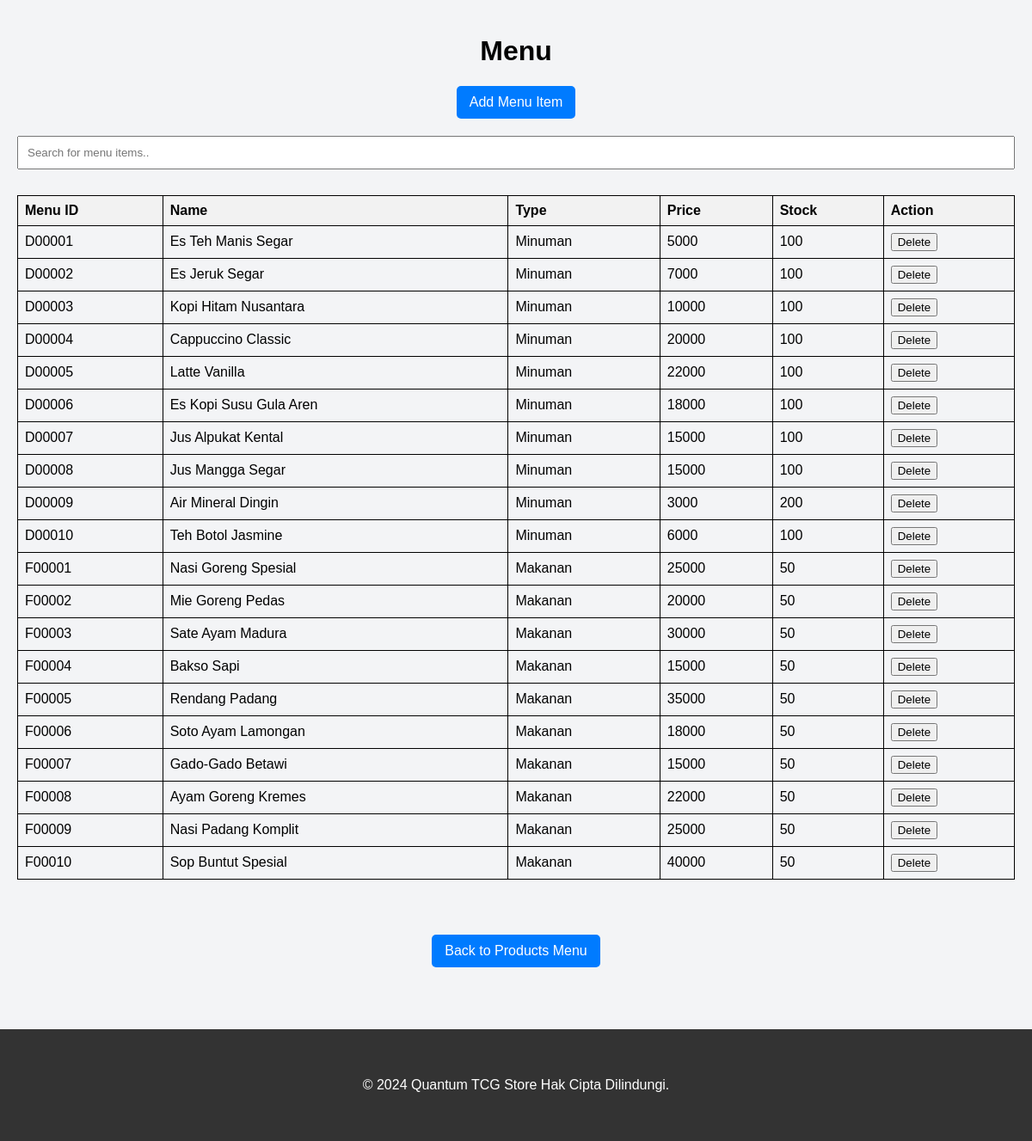
The page /sources/products/menu.php on the database its author committed.
### tables this page shows
CREATE TABLE Menu (
        MenuId char(6)  NOT NULL,
        MenuName varchar(100)  NOT NULL,
        MenuType varchar(20)  NOT NULL,
        MenuPrice int  NOT NULL,
        MenuStock int  NOT NULL,
        CONSTRAINT Menu_pk PRIMARY KEY (MenuId)
    );

### sources/products/menu.php (the view, shortened to what this page needs)
<?php
require_once 'F:\Program Files\XAMPP\htdocs\tcgstore\service\db.php';
try {
    $stmt = $pdo->query('SELECT * FROM Menu');
    $menus = $stmt->fetchAll();
} catch (PDOException $e) {
    die("Error fetching data: " . $e->getMessage());
}
?>
<!DOCTYPE html>
<html lang="en">
<head>
</head>
<body>
    <div class="container">
        <h1>Menu</h1>
        <a id="addMenuLink" href="add_menu.php">Add Menu Item</a>
        <input type="text" id="searchInput" onkeyup="filterMenus()" placeholder="Search for menu items..">
        <table id="menuTable">
            <tr>
                <th>Menu ID</th>
                <th>Name</th>
                <th>Type</th>
                <th>Price</th>
                <th>Stock</th>
                <th>Action</th>
            </tr>
            <?php foreach ($menus as $menu) : ?>
                <tr>
                    <td><?php echo htmlspecialchars($menu['MenuId']); ?></td>
                    <td><?php echo htmlspecialchars($menu['MenuName']); ?></td>
                    <td><?php echo htmlspecialchars($menu['MenuType']); ?></td>
                    <td><?php echo htmlspecialchars($menu['MenuPrice']); ?></td>
                    <td><?php echo htmlspecialchars($menu['MenuStock']); ?></td>
                    <td><button onclick="deleteMenu('<?php echo htmlspecialchars($menu['MenuId']); ?>')">Delete</button></td>
                </tr>
            <?php endforeach; ?>
            </table><p></p><p></p>
        <a id="backLink" href="products.php">Back to Products Menu</a>
    </div><p></p>
    <footer>
    </footer>
</body>
</html>

### sources/products/menu.php (style rules this page uses)
body { font-family: Arial, sans-serif; background-color: #f3f4f6; margin: 0; padding: 0; display: flex; flex-direction: column; min-height: 100vh; }
.container { flex: 1; display: flex; flex-direction: column; align-items: center; justify-content: center; padding: 20px; }
table { width: 100%; border-collapse: collapse; margin-top: 20px; }
table, th, td { border: 1px solid black; }
th, td { padding: 8px; text-align: left; }
th { background-color: #f2f2f2; }
#searchInput { width: 100%; padding: 10px; margin-bottom: 10px; box-sizing: border-box; }
#backLink, #addMenuLink { display: inline-block; margin-bottom: 20px; padding: 10px 15px; background-color: #007BFF; color: white; text-decoration: none; border-radius: 5px; }
footer { background-color: #333; color: white; text-align: center; padding: 10px 0; width: 100%; position: relative; bottom: 0; left: 0; }

### rows shown on the page
menu: MenuId "D00001", MenuName "Es Teh Manis Segar", MenuType "Minuman", MenuPrice "5000", MenuStock "100"
menu: MenuId "D00002", MenuName "Es Jeruk Segar", MenuType "Minuman", MenuPrice "7000", MenuStock "100"
menu: MenuId "D00003", MenuName "Kopi Hitam Nusantara", MenuType "Minuman", MenuPrice "10000", MenuStock "100"
menu: MenuId "D00004", MenuName "Cappuccino Classic", MenuType "Minuman", MenuPrice "20000", MenuStock "100"
menu: MenuId "D00005", MenuName "Latte Vanilla", MenuType "Minuman", MenuPrice "22000", MenuStock "100"
menu: MenuId "D00006", MenuName "Es Kopi Susu Gula Aren", MenuType "Minuman", MenuPrice "18000", MenuStock "100"
menu: MenuId "D00007", MenuName "Jus Alpukat Kental", MenuType "Minuman", MenuPrice "15000", MenuStock "100"
menu: MenuId "D00008", MenuName "Jus Mangga Segar", MenuType "Minuman", MenuPrice "15000", MenuStock "100"
menu: MenuId "D00009", MenuName "Air Mineral Dingin", MenuType "Minuman", MenuPrice "3000", MenuStock "200"
menu: MenuId "D00010", MenuName "Teh Botol Jasmine", MenuType "Minuman", MenuPrice "6000", MenuStock "100"
menu: MenuId "F00001", MenuName "Nasi Goreng Spesial", MenuType "Makanan", MenuPrice "25000", MenuStock "50"
menu: MenuId "F00002", MenuName "Mie Goreng Pedas", MenuType "Makanan", MenuPrice "20000", MenuStock "50"
menu: MenuId "F00003", MenuName "Sate Ayam Madura", MenuType "Makanan", MenuPrice "30000", MenuStock "50"
menu: MenuId "F00004", MenuName "Bakso Sapi", MenuType "Makanan", MenuPrice "15000", MenuStock "50"
menu: MenuId "F00005", MenuName "Rendang Padang", MenuType "Makanan", MenuPrice "35000", MenuStock "50"
menu: MenuId "F00006", MenuName "Soto Ayam Lamongan", MenuType "Makanan", MenuPrice "18000", MenuStock "50"
menu: MenuId "F00007", MenuName "Gado-Gado Betawi", MenuType "Makanan", MenuPrice "15000", MenuStock "50"
menu: MenuId "F00008", MenuName "Ayam Goreng Kremes", MenuType "Makanan", MenuPrice "22000", MenuStock "50"
menu: MenuId "F00009", MenuName "Nasi Padang Komplit", MenuType "Makanan", MenuPrice "25000", MenuStock "50"
menu: MenuId "F00010", MenuName "Sop Buntut Spesial", MenuType "Makanan", MenuPrice "40000", MenuStock "50"
